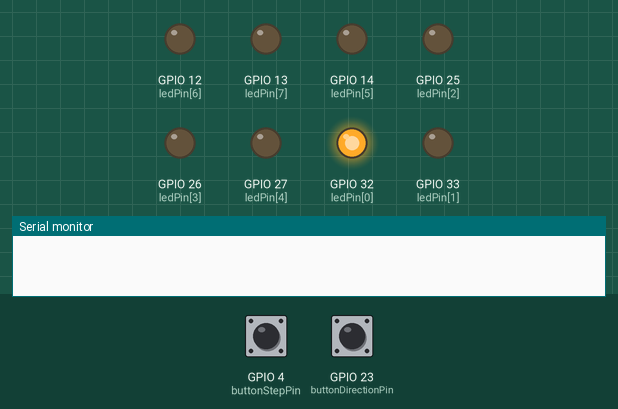
The sketch below on a simulated ESP32. On the bench: output pins drawn as LEDs (lit = HIGH), the last lines printed to the serial monitor. The test bench sets the inputs (shaded band); at power-on: GPIO 4 (buttonStepPin) HIGH, GPIO 23 (buttonDirectionPin) HIGH.

Above: at 1.2 s.
1.3 s: GPIO 4 (buttonStepPin) pulled LOW for 0.15 s
At 1.7 s:
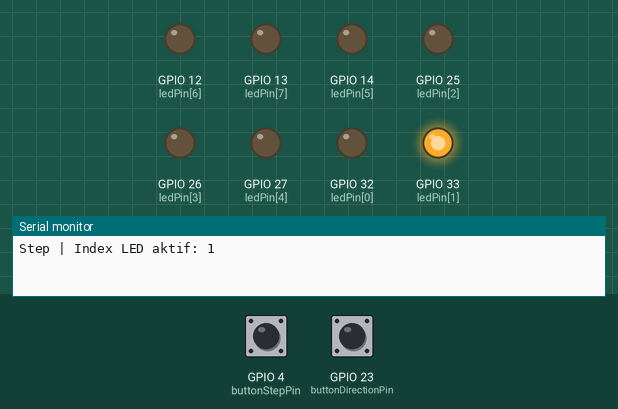
2.9 s: GPIO 4 (buttonStepPin) pulled LOW for 1 s
At 4.1 s:
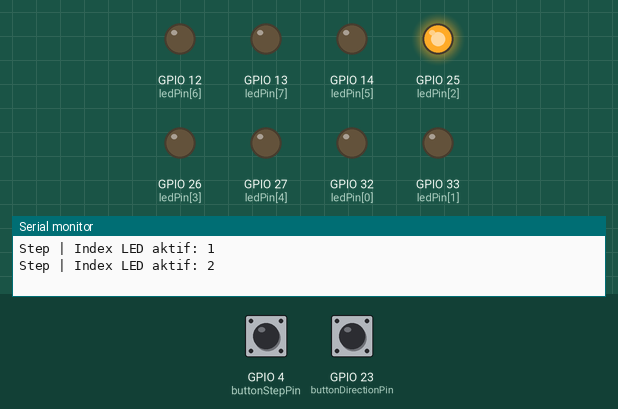
5.4 s: GPIO 4 (buttonStepPin) pulled LOW for 0.15 s
At 6.0 s:
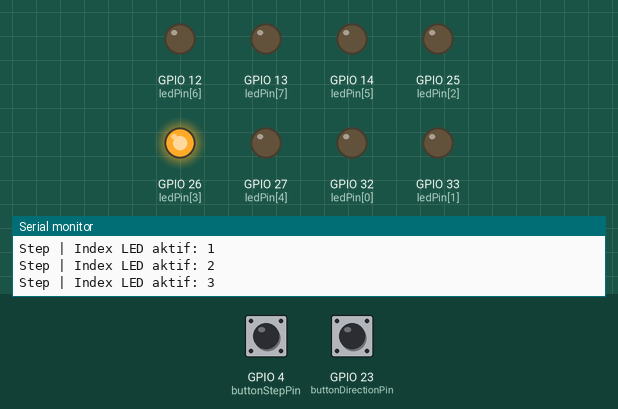
7.0 s: GPIO 4 (buttonStepPin) pulled LOW for 3.2 s
At 8.5 s:
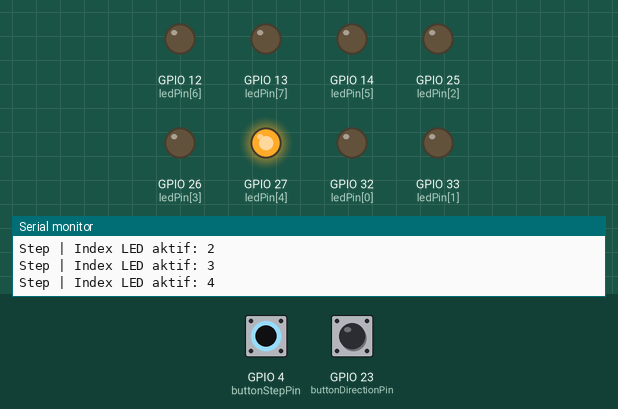
11.7 s: GPIO 4 (buttonStepPin) pulled LOW for 0.15 s
At 12.1 s:
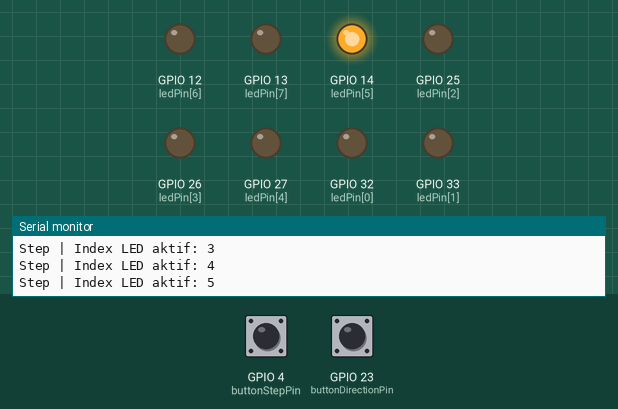
Timing chart, 0 to 14.7 s (numbered marks = the images above; inputs shaded):
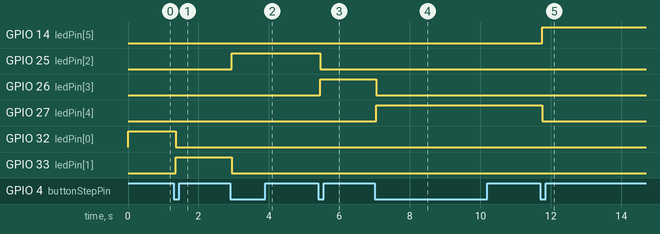

The sketch:

Challenge2-BouncingLight.ino
```cpp
// CHALLENGE 2 - Bouncing light with direction

const int ledPin[] = {32, 33, 25, 26, 27, 14, 12, 13};
// array 8 pin LED, urutan sesuai posisi fisik di breadboard - sama seperti Challenge 1

const int buttonStepPin = 4;
// pin tombol untuk menggeser posisi LED (menggantikan "buttonPin" tunggal
// di Challenge 1, karena sekarang ada 2 tombol dengan peran berbeda)

const int buttonDirectionPin = 23;
// pin tombol untuk membalik arah gerak, kapan pun ditekan

const unsigned long debounceDelay = 50;
// ambang waktu stabil sebelum sinyal dipercaya - sama seperti Guided 2 dan Challenge 1

int ledNumber = 0;
// index LED yang sedang menyala (0-7) - sama peran seperti Challenge 1

int directionStep = 1;
// arah gerak saat ini: 1 = maju (index naik), -1 = mundur (index turun).
// variabel BARU yang tidak ada di Challenge 1, karena Challenge 1 cuma
// bisa bergerak satu arah (selalu maju, wrap ke 0)

// Variabel debounce untuk tombol STEP - namanya identik dengan Guided 2/Challenge 1,
// cuma diberi suffix "Step" karena sekarang ada 2 tombol yang butuh state terpisah
int lastReadingStep = HIGH;
int buttonStateStep = HIGH;
unsigned long lastChangeTimeStep = 0;

// Variabel debounce untuk tombol DIRECTION - struktur identik, suffix "Direction"
int lastReadingDirection = HIGH;
int buttonStateDirection = HIGH;
unsigned long lastChangeTimeDirection = 0;

bool isButtonPressed(int pin, int &lastReading, int &buttonState, unsigned long &lastChangeTime) {
  // fungsi pembantu yang membungkus SELURUH logika debounce tiga-lapis dari
  // Guided 2 Step 2, supaya bisa dipakai ulang untuk pin manapun tanpa
  // menulis ulang blok yang sama - inilah jawaban untuk requirement modul
  // "debouncing logic written once, not copied twice"

  int reading = digitalRead(pin);
  bool pressedEvent = false;
  // pressedEvent menggantikan peran blok "if (buttonState == LOW)" di
  // Guided 2/Challenge 1 - di sini hasilnya DIKEMBALIKAN sebagai bool,
  // bukan langsung memicu aksi di dalam fungsi, supaya fungsi ini tetap
  // generik (tidak perlu tahu LED atau arah apapun)

  if (reading != lastReading) {
    lastChangeTime = millis();
  }
  // deteksi perubahan mentah, reset jam penantian - identik dengan Guided 2

  if (millis() - lastChangeTime > debounceDelay) {
    // cek stabil - identik dengan Guided 2

    if (reading != buttonState) {
      buttonState = reading;
      // update state yang dipercaya HANYA setelah lolos stabil - inilah
      // variabel "juru catat yang malas" yang jadi kunci debounce yang benar

      if (buttonState == LOW) {
        pressedEvent = true;
        // tandai bahwa ini penekanan genuine (falling edge), untuk
        // dikembalikan ke pemanggil fungsi
      }
    }
  }

  lastReading = reading;
  // update tanpa syarat di akhir - identik dengan Guided 2

  return pressedEvent;
}

void setup() {
  Serial.begin(115200);
  // buka komunikasi serial - sama seperti semua kode sebelumnya

  for (int pin : ledPin) {
    pinMode(pin, OUTPUT);
    digitalWrite(pin, LOW); // LOW = mati (wiring normal)
  }
  // set semua 8 pin LED sebagai output dan mulai dalam kondisi mati -
  // sama seperti Challenge 1

  pinMode(buttonStepPin, INPUT_PULLUP);
  pinMode(buttonDirectionPin, INPUT_PULLUP);
  // set KEDUA pin tombol sebagai input dengan pull-up internal

  digitalWrite(ledPin[0], HIGH);
  // LED pertama menyala sebelum loop() mulai - "starting state" sesuai
  // requirement modul, sama seperti Challenge 1
}

void loop() {
  // --- TOMBOL STEP: menggeser posisi LED ---
  if (isButtonPressed(buttonStepPin, lastReadingStep, buttonStateStep, lastChangeTimeStep)) {
    digitalWrite(ledPin[ledNumber], LOW);
    // matikan LED lama - sama seperti Challenge 1

    ledNumber += directionStep;
    // geser index MENGIKUTI ARAH SAAT INI - beda dari Challenge 1 yang
    // selalu ledNumber++ (cuma maju)

    if (ledNumber > 7) {
      ledNumber = 6;
      directionStep = -1;
      // sudah melewati batas atas: koreksi index turun satu langkah,
      // DAN balik arah jadi mundur - ini realisasi "reverse at the ends"
    } else if (ledNumber < 0) {
      ledNumber = 1;
      directionStep = 1;
      // sudah melewati batas bawah: koreksi index naik satu langkah,
      // DAN balik arah jadi maju
    }

    digitalWrite(ledPin[ledNumber], HIGH);
    // nyalakan LED baru - sama seperti Challenge 1

    Serial.print("Step | Index LED aktif: ");
    Serial.println(ledNumber);
  }

  // --- TOMBOL DIRECTION: membalik arah kapan pun, di posisi manapun ---
  if (isButtonPressed(buttonDirectionPin, lastReadingDirection, buttonStateDirection, lastChangeTimeDirection)) {
    directionStep = -directionStep;
    // balik arah secara instan - tidak menyentuh ledNumber sama sekali,
    // jadi LED tetap di posisi yang sama, cuma arah geraknya yang berubah

    Serial.print("Direction Reversed! Arah saat ini: ");
    Serial.println(directionStep == 1 ? "Maju (1)" : "Mundur (-1)");
  }
}
```

Measured:
- after the input at 1.3 s, GPIO 32 (ledPin[0]): HIGH → LOW after 0.05 s; GPIO 33 (ledPin[1]): LOW → HIGH after 0.05 s
- after the input at 2.9 s, GPIO 25 (ledPin[2]): LOW → HIGH after 0.05 s; GPIO 33 (ledPin[1]): HIGH → LOW after 0.05 s
- after the input at 5.4 s, GPIO 25 (ledPin[2]): HIGH → LOW after 0.05 s; GPIO 26 (ledPin[3]): LOW → HIGH after 0.05 s
- after the input at 7.0 s, GPIO 26 (ledPin[3]): HIGH → LOW after 0.05 s; GPIO 27 (ledPin[4]): LOW → HIGH after 0.05 s
- after the input at 11.7 s, GPIO 14 (ledPin[5]): LOW → HIGH after 0.05 s; GPIO 27 (ledPin[4]): HIGH → LOW after 0.05 s
